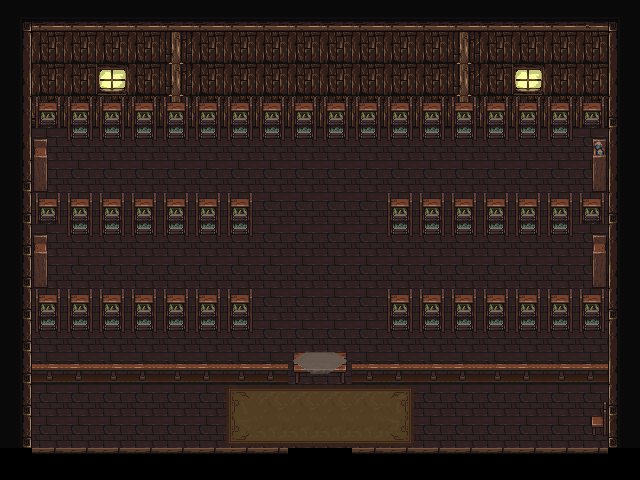

Rendered tile map (Tiled .tmx) drawn with the repository's tilesets; below, a short description and the full map source, tile grids included:
An orthogonal 20x15 tile map with 32x32 px tiles, 2 tile layers (Ground, Decor), 2 tilesets and 11 objects (7x wall, NPC, shop, test, Portal).

<map version="1.10" tiledversion="1.10.2" orientation="orthogonal" renderorder="right-down" width="20" height="15" tilewidth="32" tileheight="32" infinite="0" nextlayerid="7" nextobjectid="16">
 <tileset firstgid="1" source="interior.tsx" />
 <tileset firstgid="1025" name="furniture" tilewidth="32" tileheight="32" tilecount="256" columns="32">
  <image source="tilesets/interiors/furniture.png" width="1024" height="256" />
 </tileset>
 <layer id="1" name="Ground" width="20" height="15">
  <data encoding="csv">
2,9,9,9,9,9,9,9,9,9,9,9,9,9,9,9,9,9,10,11,
34,36,36,36,36,37,36,36,36,36,36,36,36,36,37,36,36,36,36,43,
66,36,36,38,36,37,36,36,36,36,36,36,36,36,37,36,38,36,36,75,
34,35,36,36,36,37,36,36,36,36,36,36,36,36,37,36,36,36,36,107,
66,59,59,59,59,59,59,59,59,59,59,59,59,59,59,59,59,59,59,43,
98,59,59,59,59,59,59,59,59,59,59,59,59,59,59,59,59,59,59,75,
98,59,59,59,59,59,59,59,59,59,59,59,59,59,59,59,59,59,59,107,
98,59,59,59,59,59,59,59,59,59,59,59,59,59,59,59,59,59,59,43,
98,59,59,59,59,59,59,59,59,59,59,59,59,59,59,59,59,59,59,75,
98,59,59,59,59,59,59,59,59,59,59,59,59,59,59,59,59,59,59,107,
98,59,59,59,59,59,59,59,59,59,59,59,59,59,59,59,59,59,59,43,
98,59,59,59,59,59,59,59,59,59,59,59,59,59,59,59,59,59,59,75,
98,59,59,59,59,59,59,59,59,59,59,59,59,59,59,59,59,59,59,107,
98,59,59,59,59,59,59,59,59,62,62,59,59,59,59,59,59,59,59,235,
575,74,74,74,74,74,74,74,74,0,0,74,74,74,74,74,74,74,74,344
</data>
 </layer>
 <layer id="3" name="Decor" width="20" height="15">
  <data encoding="csv">
0,0,0,0,0,0,0,0,0,0,0,0,0,0,0,0,0,0,0,0,
0,0,0,0,0,0,0,0,0,0,0,0,0,0,0,0,0,0,0,0,
0,0,0,0,0,0,0,0,0,0,0,0,0,0,0,0,0,0,0,0,
0,1092,1092,1092,1092,1092,1092,1092,1092,1092,1092,1092,1092,1092,1092,1092,1092,1092,1092,0,
0,1025,1124,1124,1124,1124,1124,1124,1124,1124,1124,1124,1124,1124,1124,1124,1124,1124,1091,0,
0,1057,0,0,0,0,0,0,0,0,0,0,0,0,0,0,0,0,1123,0,
0,1092,1092,1092,1092,1092,1092,1092,1117,0,0,0,1092,1092,1092,1092,1092,1092,1092,0,
0,1025,1124,1124,1124,1124,1124,1124,1117,0,0,0,1124,1124,1124,1124,1124,1124,1027,0,
0,1057,0,0,0,0,0,0,0,0,0,0,0,0,0,0,0,0,1059,0,
0,1092,1092,1092,1092,1092,1092,1092,1117,0,0,0,1092,1092,1092,1092,1092,1092,1092,0,
0,1124,1124,1124,1124,1124,1124,1124,1117,0,0,0,1124,1124,1124,1124,1124,1124,1124,0,
0,571,572,571,572,571,572,571,572,1145,1146,571,572,571,572,571,572,571,572,0,
0,0,0,0,0,0,0,685,683,683,683,683,686,0,0,0,0,0,1177,0,
0,0,0,0,0,0,0,717,779,779,779,779,718,0,0,0,0,0,1209,0,
0,0,0,0,0,0,0,0,0,0,0,0,0,0,0,0,0,0,0,0
</data>
 </layer>
 <objectgroup id="2" name="Obstacles">
  <object id="4" name="wall" x="0" y="0" width="32" height="480" />
  <object id="5" name="wall" x="608" y="0" width="32" height="480" />
  <object id="6" name="wall" x="32" y="0" width="576" height="128" />
  <object id="7" name="wall" x="0" y="448" width="288" height="32" />
  <object id="9" name="wall" x="32" y="352" width="256" height="32" />
  <object id="10" name="NPC" x="288" y="288" width="32" height="32">
   <properties>
    <property name="dir" type="int" value="0" />
    <property name="hair_color" type="int" value="3" />
    <property name="hair_id" type="int" value="2" />
    <property name="name_id" value="Wanda" />
    <property name="path_id" type="int" value="-1" />
    <property name="skin_id" type="int" value="0" />
   </properties>
  </object>
  <object id="11" name="wall" x="352" y="448" width="256" height="32" />
  <object id="12" name="wall" x="352" y="352" width="256" height="32" />
  <object id="13" name="shop" x="288" y="352" width="64" height="32">
   <properties>
    <property name="shop_id" value="wandshop1" />
   </properties>
  </object>
 </objectgroup>
 <objectgroup id="4" name="Items" />
 <objectgroup id="5" name="Spawns" />
 <objectgroup id="6" name="Portals">
  <object id="14" name="test" gid="135" x="320" y="480" width="32" height="32">
   <properties>
    <property name="pid" type="int" value="1" />
    <property name="to_pid" type="int" value="2" />
   </properties>
  </object>
  <object id="15" name="test" type="Portal" gid="134" x="288" y="480" width="32" height="32">
   <properties>
    <property name="pid" type="int" value="0" />
    <property name="to_pid" type="int" value="0" />
   </properties>
  </object>
 </objectgroup>
</map>
